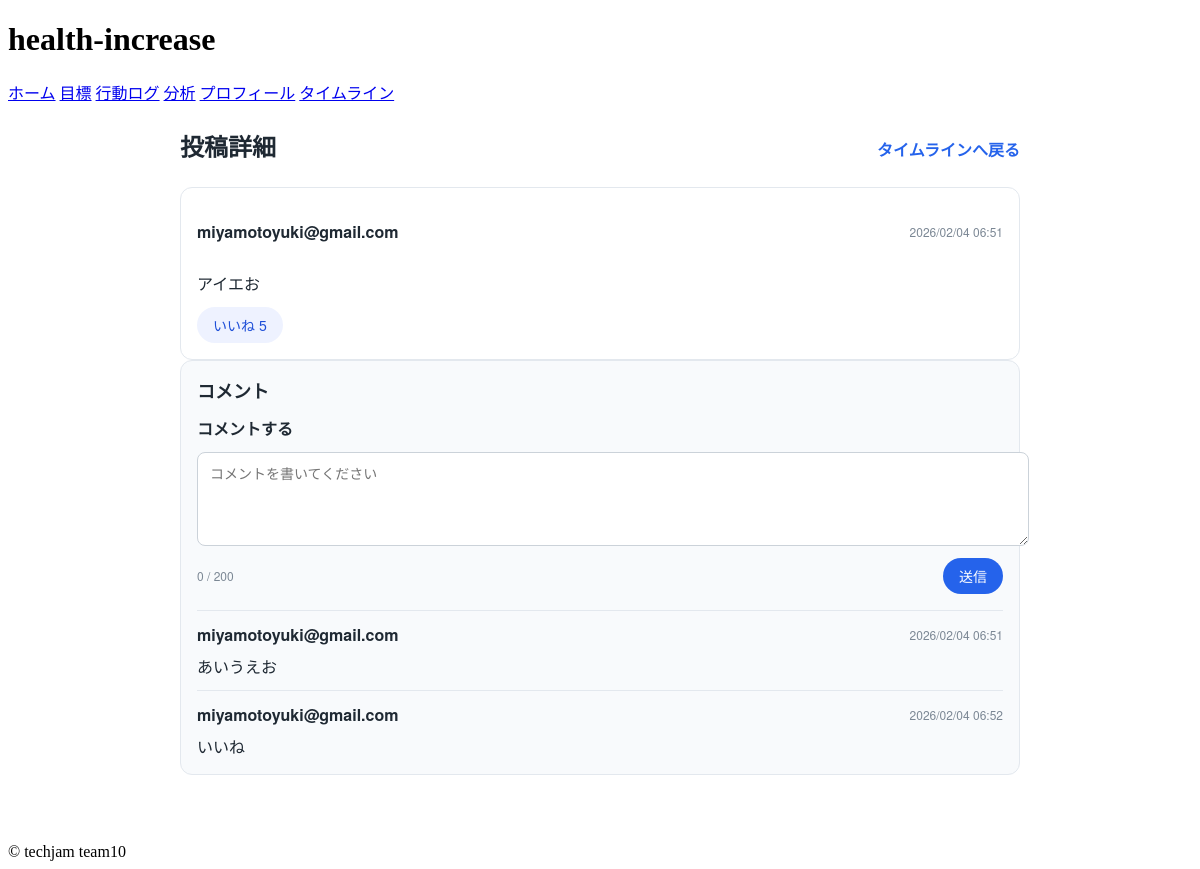
Screenshot of /timeline/1/ with the database file from the repository.
### healthapp/models.py (models this page shows, shortened)
class Post(models.Model):
    id = models.BigAutoField(primary_key=True)
    user = models.ForeignKey(
        User,
        on_delete=models.CASCADE,
        related_name="posts"
    )
    created_at = models.DateTimeField(
        auto_now_add=True
    )
    content = models.TextField()
    favorite = models.IntegerField(
        default=0,
        validators=[MinValueValidator(0)]
    )
    class Meta:
        ordering = ["-created_at"]

class Comment(models.Model):
    id = models.BigAutoField(primary_key=True)
    post = models.ForeignKey(
        Post,
        on_delete=models.CASCADE,
        related_name="comments"
    )
    user = models.ForeignKey(
        User,
        on_delete=models.CASCADE,
        related_name="comments"
    )
    created_at = models.DateTimeField(
        auto_now_add=True
    )
    content = models.TextField()

### accounts/models.py (models this page shows, shortened)
class User(AbstractUser):
    id = models.BigAutoField(primary_key=True)
    mail = models.EmailField(
        max_length=255,
        unique=True
    )
    password = models.CharField(
        max_length=255
    )

### healthapp/views.py (the view, shortened to what this page needs)
# urls.py: path('timeline/<int:post_id>/', views.timeline_detail, name='timeline_detail'),
def timeline_detail(request, post_id):
    from django.shortcuts import redirect
    from accounts.models import User
    from healthapp.models import Comment, Post
    from healthapp.services.timeline import increment_favorite
    notice = ""
    user = User.objects.first()
    post = Post.objects.select_related("user").filter(pk=post_id).first()
    liked_post_ids = set(request.session.get("liked_post_ids", []))
    comments = (
        Comment.objects.select_related("user").filter(post=post).order_by("created_at")
        if post
        else []
    )
    return render(
        request,
        "healthapp/timeline_detail.html",
        {
            "post": post,
            "comments": comments,
            "notice": notice,
            "has_user": bool(user),
            "liked_post_ids": list(liked_post_ids),
        },
    )

### healthapp/templates/healthapp/timeline_detail.html (shortened to what this page needs)
{% extends 'base.html' %}
{% load static %}
{% block content %}
<link rel="stylesheet" href="{% static 'healthapp/css/timeline.css' %}">
<section class="timeline timeline--detail">
    <header class="timeline__header">
        <h2 class="timeline__title">投稿詳細</h2>
        <a class="timeline__link" href="{% url 'healthapp:timeline' %}">タイムラインへ戻る</a>
    </header>
    {% if post %}
        <article class="timeline__card timeline__card--detail">
            <div class="timeline__card-header">
                <p class="timeline__author">{{ post.user.mail }}</p>
                <time class="timeline__date">{{ post.created_at|date:"Y/m/d H:i" }}</time>
            </div>
            <p class="timeline__content">{{ post.content }}</p>
            <form method="post" class="timeline__action">
                <button
                    type="submit"
                    class="timeline__button timeline__button--ghost"
                >
                    {% if post.id in liked_post_ids %}
                        いいね済み {{ post.favorite }}
                    {% else %}
                        いいね {{ post.favorite }}
                    {% endif %}
                </button>
            </form>
        </article>
        <div class="timeline__comments">
            <h3 class="timeline__section-title">コメント</h3>
            <form class="timeline__form" method="post">
                <label class="timeline__label" for="comment-content">コメントする</label>
                <textarea id="comment-content" name="content" rows="3" maxlength="200" class="timeline__textarea" placeholder="コメントを書いてください"></textarea>
                <div class="timeline__form-footer">
                    <span class="timeline__counter" data-counter="comment-content">0 / 200</span>
                    <button type="submit" class="timeline__button" {% if not has_user %}disabled{% endif %}>送信</button>
                </div>
            </form>
            {% if comments %}
                <ul class="timeline__comment-list">
                    {% for comment in comments %}
                        <li class="timeline__comment">
                            <div class="timeline__comment-header">
                                <span class="timeline__author">{{ comment.user.mail }}</span>
                                <time class="timeline__date">{{ comment.created_at|date:"Y/m/d H:i" }}</time>
                            </div>
                            <p class="timeline__comment-content">{{ comment.content }}</p>
                        </li>
                    {% endfor %}
                </ul>
            {% else %}
                <p class="timeline__empty">まだコメントがありません。</p>
            {% endif %}
        </div>
    {% else %}
        <p class="timeline__empty">投稿が見つかりませんでした。</p>
    {% endif %}
</section>
{% endblock %}

### healthapp/static/healthapp/css/timeline.css (style rules this page uses)
.timeline { max-width: 840px; margin: 0 auto; padding: 24px 16px 48px; font-family: "Helvetica Neue", Arial, sans-serif; color: #1f2933; }
.timeline__header { display: flex; align-items: baseline; justify-content: space-between; gap: 16px; margin-bottom: 24px; flex-wrap: wrap; }
.timeline__title { margin: 0; font-size: 24px; }
.timeline__section-title { margin: 0 0 12px; font-size: 18px; }
.timeline__composer, .timeline__list, .timeline__comments { background: #f8fafc; border: 1px solid #e3e8ee; border-radius: 12px; padding: 16px; margin-bottom: 20px; }
.timeline__form { display: grid; gap: 12px; }
.timeline__label { font-weight: 600; }
.timeline__textarea { width: 100%; border: 1px solid #cbd2d9; border-radius: 8px; padding: 10px 12px; resize: vertical; min-height: 72px; font-size: 14px; }
.timeline__form-footer { display: flex; align-items: center; justify-content: space-between; gap: 12px; }
.timeline__counter { font-size: 12px; color: #7b8794; }
.timeline__button { background: #2563eb; color: #ffffff; border: none; padding: 8px 16px; border-radius: 999px; cursor: pointer; font-size: 14px; }
.timeline__button--ghost { background: #eef2ff; color: #1d4ed8; }
.timeline__card { background: #ffffff; border: 1px solid #e3e8ee; border-radius: 12px; padding: 16px; display: grid; gap: 12px; }
.timeline__card-header { display: flex; align-items: center; justify-content: space-between; gap: 8px; flex-wrap: wrap; }
.timeline__author { font-weight: 600; }
.timeline__date { font-size: 12px; color: #7b8794; }
.timeline__content { margin: 0; white-space: pre-wrap; }
.timeline__action { margin: 0; }
.timeline__link { color: #2563eb; text-decoration: none; font-weight: 600; }
.timeline__comment-list { list-style: none; padding: 0; margin: 16px 0 0; display: grid; gap: 12px; }
.timeline__comment { border-top: 1px solid #e3e8ee; padding-top: 12px; }
.timeline__comment-header { display: flex; align-items: center; justify-content: space-between; gap: 8px; }
.timeline__comment-content { margin: 8px 0 0; white-space: pre-wrap; }

### rows the page displays
Post: user.mail "miyamotoyuki@gmail.com", created_at "2026/02/04 06:51", content "アイエお", favorite "5"
Comment: user.mail "miyamotoyuki@gmail.com", created_at "2026/02/04 06:51", content "あいうえお"
Comment: user.mail "miyamotoyuki@gmail.com", created_at "2026/02/04 06:52", content "いいね"
